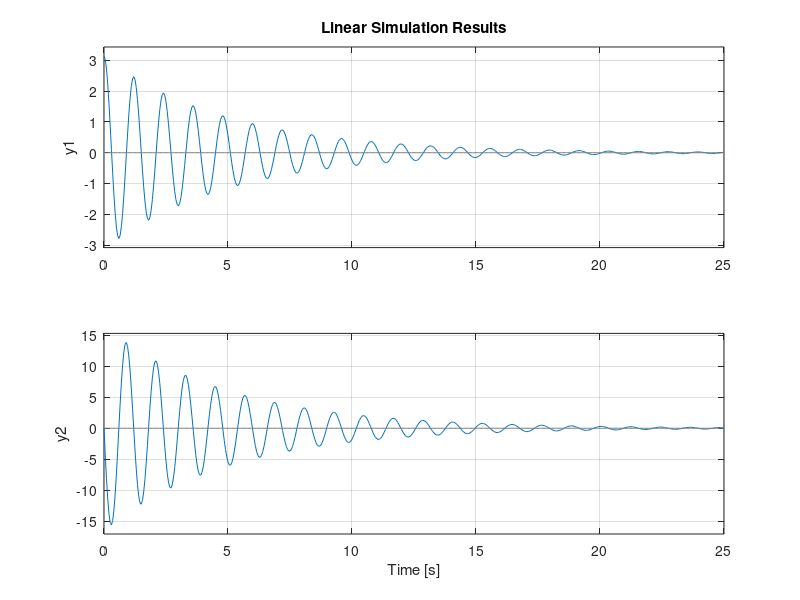

Here is the MATLAB script that generated this plot:
%%%%%%%%%%%%%%%%%%%%%%%%%%%%%%%%%%%%%%%%%%%%%%%%%%%%%%%%%%%%%%%%%%%%
% Info
% Author: Caleb Nelson
% Revision: 0.1
% Revision Info: Initial System Model (Hanging down pendulum tests)
% Last Edit: 5/11/2021
% 
% Description
%   This script is used to model and control a hover arm
%   for the feedback and control systems course offered 
%   at Walla Walla University
%%%%%%%%%%%%%%%%%%%%%%%%%%%%%%%%%%%%%%%%%%%%%%%%%%%%%%%%%%%%%%%%%%%%

clear all;
close all;
pkg load control
pkg load signal
%pkg load symbolic
%graphics_toolkit('gnuplot')

% All values are in standard SI units (i.e. m, kg, s, N, etc.)
% Prefixes
% m_ indicates a mass
% l_ indicates a length
% d_ inidcates a density (could be linear density not volume density)
% j_ indicates a moment of inertia
%
% Suffixes
% _t indicates a total values

% Measured Parameters
m_copter = 0.0142;        % mass of copter (motor and blade assembly)
m_rod_t = 0.0243;         % total mass of hover arm rod
l_rod_t = 0.4953;         % total length of hover arm rod
l_rod_to_pivot = 0.395;   % length of hover arm rod from copter to pivot point
% For unforced hanging down tests:
%   Experimental Period = 0.88 seconds
%   Experimental Frequency = 1.14 Hz

% Estimated parameters
r_copter = 0.01;          % radius of copter when estimated as an sphere for inertia calculations
b = 0.4;                  % damping coefficient (guessed/estimated by trial and error)

% Basic Calculated Parameters
g = 9.80665;                              % gravitational constant in m/s^2
d_rod = m_rod_t/l_rod_t;                  % linear density of rod -- kg/m
l_rod_extra = l_rod_t - l_rod_to_pivot;   % length of rod that will stick out on the back side of the pivot point
m_rod_to_pivot = d_rod * l_rod_to_pivot;  % mass of rod from copter to pivot point
m_rod_t = d_rod * l_rod_t;                % total mass of rod
m_rod_extra = d_rod * l_rod_extra;        % mass of extra bit of rod that sticks out on the back side of the pivot point
j_system = 1/3*m_rod_to_pivot*l_rod_to_pivot^2 + 1/3*m_rod_extra*l_rod_extra^2 + 2/5 * m_copter * r_copter^2 + m_copter * (l_rod_to_pivot + r_copter)^2;  % moment of inertia for the system

% State Space Model (for hanging down tests)
%   Note this negelects the extra rod (the only place it is taken into account is the intertia)
A = [[0,1];
     [-(g*l_rod_to_pivot*(m_copter+m_rod_to_pivot/2))/j_system,-b]];
B = [[0];
     [l_rod_to_pivot/j_system]];
%C = [1,0];
C = eye(2);                               % 2x2 identity matrix -- assumes all states are availble/observable as outputs
D = [0];

% Create state space model for pendulum
pendulum_ss = ss(A,B,C,D);

% Simulate results
t=0:0.05:25;            % times to simulate, start:step:stop
forcing_function = zeros(size(t));
initial_angle = pi;     % initial angle
initial_omega = 0;      % initial theta dot or omega or angular velocity (all equivalent)
lsim(pendulum_ss,forcing_function,t,[initial_angle;initial_omega]);

% Check eigenvectors and eigenvalues
disp('Eigenvectors and eigenvalues of A:')
[eigenvectors, eigenvalues] = eig(pendulum_ss.a) % should be all negative for hanging down.

% Check observability
observability_matrix = obsv(A,C);
rank_of_observability_matrix = rank(observability_matrix)

% Check controlability
controlabilty_matrix = ctrb(A,B);
rank_of_controlability_matrix = rank(controlabilty_matrix)

% Get singular value decomposition to see how controlable it is in each direction
[U,S,V] = svd(controlabilty_matrix,'econ');